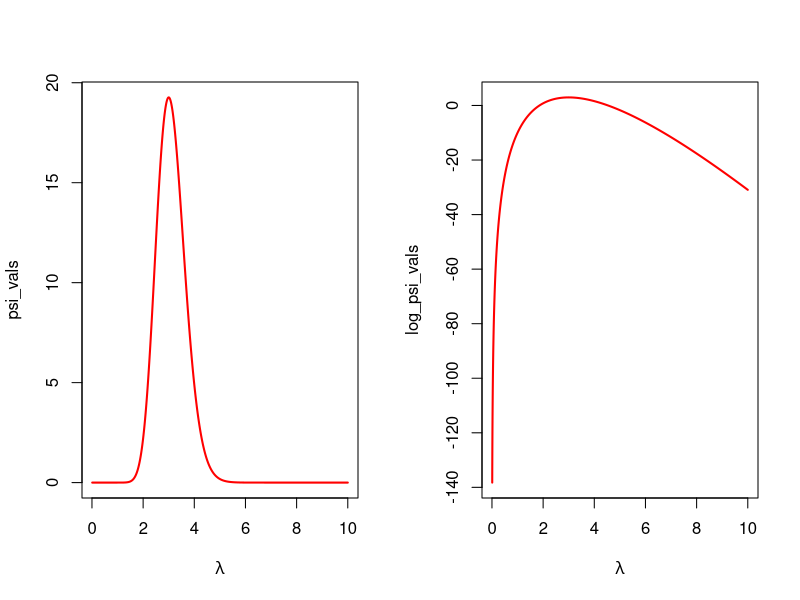

Write R code to recreate this figure.
par(mfrow = c(1,2))

x = c(2,0,2,4,7,0,1,1,3,10)

psi_lambda = function(lambda){
  exp(-10*lambda)*lambda^30*(0<lambda)
}

lambda_vals = seq(0.01, 10, by = 0.001)
psi_vals = numeric(length=length(lambda_vals))
for(i in 1:length(lambda_vals)){
  psi_vals[i] = psi_lambda(lambda = lambda_vals[i])
}

plot(lambda_vals, psi_vals, type ="l", col="red", lwd=2,
     xlab = expression(lambda), yvals = expression(psi(lambda)))

log_psi_vals = log(psi_vals)

plot(lambda_vals, log_psi_vals, type ="l", col="red", lwd=2,
     xlab = expression(lambda), yvals = expression(log(psi(i(lambda)))))
